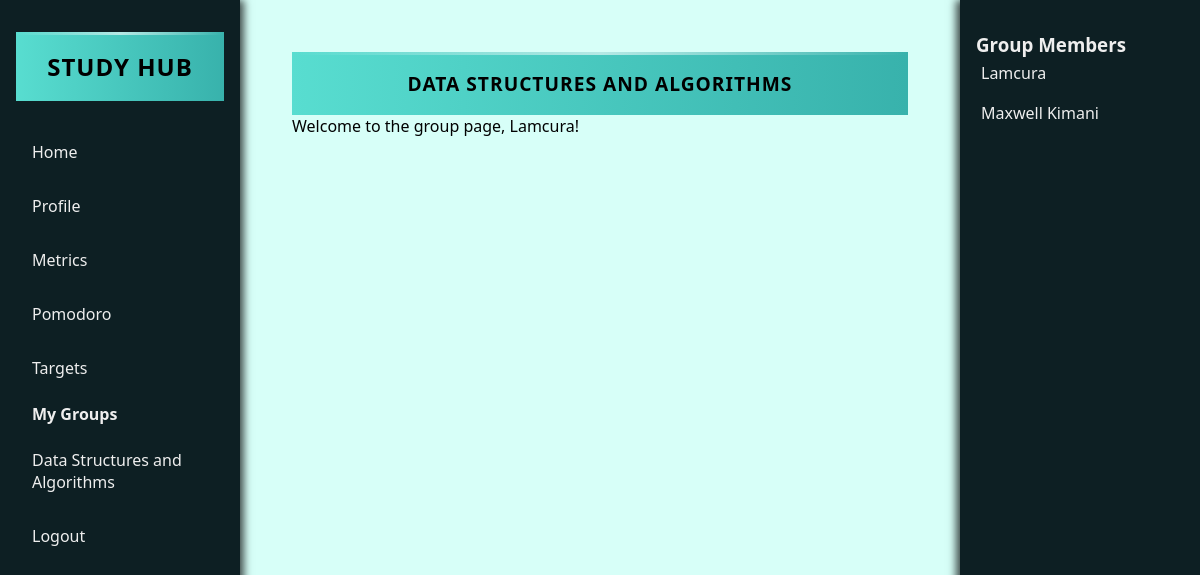
/php/groups/group.php?id=1 (signed in), run on the app's committed database.
### tables this page shows
CREATE TABLE `studygroups` (
  `groupID` int(11) NOT NULL,
  `name` varchar(100) NOT NULL,
  `category` varchar(100) DEFAULT NULL,
  `description` text DEFAULT NULL,
  `ImageURL` varchar(255) DEFAULT NULL,
  `createdAt` timestamp NOT NULL DEFAULT current_timestamp()
);

CREATE TABLE `users` (
  `UserID` int(11) NOT NULL,
  `StudentID` varchar(20) NOT NULL,
  `Name` varchar(100) NOT NULL,
  `Course` varchar(100) NOT NULL,
  `Email` varchar(100) NOT NULL,
  `PasswordHash` varchar(255) NOT NULL,
  `CreatedAt` timestamp NOT NULL DEFAULT current_timestamp()
);

### php/profiler.php (called while the page is built, shortened)
<?php
require 'connect.php';
$studentID = $_SESSION['studentID'];
$stmt = $conn->prepare("SELECT * FROM users WHERE StudentID = ?");
$stmt->bind_param("i", $studentID);
$stmt->execute();
$result = $stmt->get_result();
$user = $result->fetch_assoc();
?>

### php/groups/group.php (the view, shortened to what this page needs)
<?php
require '../connect.php';
require '../profiler.php';
$userId = $_SESSION['studentID'];
$groupId = intval($_GET['id']);
$group = $conn->prepare("SELECT Name FROM studygroups WHERE GroupID = ?");
$group->bind_param("i", $groupId);
$group->execute();
$nameResult = $group->get_result()->fetch_assoc();
$groupName = $nameResult['Name'];
$members = $conn->prepare("
  SELECT u.Name
  FROM users u
  JOIN groupmemberships gm ON u.StudentID = gm.UserID
  WHERE gm.GroupID = ?
");
$members->bind_param("i", $groupId);
$members->execute();
$memberResult = $members->get_result();
$groupQuery = $conn->prepare("
  SELECT sg.GroupID, sg.Name
  FROM studygroups sg
  JOIN groupmemberships gm ON sg.GroupID = gm.GroupID
  WHERE gm.UserID = ?
");
$groupQuery->bind_param("i", $userId);
$groupQuery->execute();
$groupsResult = $groupQuery->get_result();
$groups = $groupsResult->fetch_all(MYSQLI_ASSOC);
?>
<!DOCTYPE html>
<html>
<head>
  <link rel="stylesheet" href="/Study-Hub/css/App.css">
  <link rel="stylesheet" href="/Study-Hub/css/groups.css">
</head>
<body>
  <div class="container">
    <div class="sidebar">
      <h2>Study Hub</h2>
      <ul>
        <li><a href="/Study-Hub/User/home.php">Home</a></li>
        <li><a href="/Study-Hub/User/profile.php">Profile</a></li>
        <li><a href="/Study-Hub/Metrics/metrics.html">Metrics</a></li>
        <li><a href="/Study-Hub/User/pomodoro.html">Pomodoro</a></li>
        <li><a href="/Study-Hub/Metrics/targets.php">Targets</a></li>
        <li><strong style="margin-left: 1rem;">My Groups</strong></li>
        <?php foreach ($groups as $g): ?>
          <li>
            <a href="/Study-Hub/php/groups/group.php?id=<?= $g['GroupID'] ?>">
              <?= htmlspecialchars($g['Name']) ?>
            </a>
          </li>
        <?php endforeach; ?>
        <li><a href="/Study-Hub/php/logout.php">Logout</a></li>
      </ul>
    </div>
    <div class="main-content">
      <h2><?= htmlspecialchars($groupName) ?></h2>
      <p>Welcome to the group page, <?= htmlspecialchars($user['Name']) ?>!</p>
    </div>
    <div class="rightbar">
      <h3>Group Members</h3>
      <ul>
        <?php while ($row = $memberResult->fetch_assoc()): ?>
          <li><?= htmlspecialchars($row['Name']) ?></li>
        <?php endwhile; ?>
      </ul>
    </div>
  </div>
</body>
</html>

### css/App.css (style rules this page uses)
:root { --background-light: #e6f7ff; --background-card: #1a2e35; --color-text: #f0f8ff; --color-text-muted: #a8c0d0; --color-primary: #8ab4c9; --color-primary-light: #5a8da8; --color-accent: #4fd1c5; --color-accent-dark: #38b2ac; --color-button-bg: #0d1f23; --color-error: #ff6b6b; --color-success: #48bb78; --chat-bubble-tail: 8px; --transition-speed: 0.25s; }
body { font-family: 'Segoe UI', Tahoma, Geneva, Verdana, sans-serif; }
h2 { text-align: center; background: linear-gradient(90deg, var(--color-accent), var(--color-accent-dark)); color: #000; padding: 18px; margin: 0; font-weight: 700; letter-spacing: 1px; text-transform: uppercase; font-size: 1.2rem; position: relative; overflow: hidden; }
h2::after { content: ""; position: absolute; top: 0; left: 0; right: 0; height: 3px; background: linear-gradient(90deg, transparent, rgba(255,255,255,0.6), transparent); }

### css/groups.css (style rules this page uses)
:root { --background-light: #d7fff8; --background-card: #2d4a53; --background-card-hover-shadow: #5a636a/0.6; --background-card-shadow: #afb3b7/0.3; --color-text: #eee; --color-text-muted: #020202; --color-primary: #cfd4da; --color-primary-light: #69818d; --color-accent: #58ddd0; --color-button-bg: #0d1f23; --color-button-bg-disabled: #ff5555; --color-error: #ff7070; --color-login-bg: #222139; --color-close-btn: #fb0202; --color-close-btn-hover: #fff; }
* { margin: 0; padding: 0; box-sizing: border-box; }
body { font-family: 'Segoe UI', Tahoma, Geneva, Verdana, sans-serif; margin: auto; padding: 20px; background-color: var(--background-light); }
.sidebar { width: 240px; background: var(--color-button-bg); color: var(--color-text); height: 100vh; position: fixed; top: 0; left: 0; padding: 2rem 1rem; box-shadow: 4px 0 8px rgba(0, 0, 0, 0.7); z-index: 1000; }
.sidebar h2 { font-size: 1.5rem; margin-bottom: 2rem; text-align: center; }
.sidebar ul { list-style: none; padding: 0; }
.sidebar ul li { margin-bottom: 1rem; }
.sidebar ul li a { color: var(--color-text); text-decoration: none; display: block; padding: 0.5rem 1rem; border-radius: 5px; transition: background 0.2s ease; }
.container { display: flex; justify-content: space-between; min-height: 100vh; }
.rightbar { width: 240px; background: var(--color-button-bg); color: var(--color-text); padding: 2rem 1rem; box-shadow: -4px 0 8px rgba(0, 0, 0, 0.7); position: fixed; top: 0; right: 0; height: 100vh; z-index: 1000; }
.main-content { flex: 1; margin-left: 240px; margin-right: 240px; padding: 2rem; color: var(--color-text-muted); min-height: 100vh; }
.rightbar h3 { margin-top: 0; }
.rightbar ul { list-style-type: none; padding-left: 0; }
.rightbar li { margin-bottom: 0.5rem; padding: 5px; border-radius: 4px; }

### data on the page
studygroups: name "Data Structures and Algorithms", name "DATA STRUCTURES AND ALGORITHMS"
users: Name "Lamcura"
users: Name "Maxwell Kimani"
